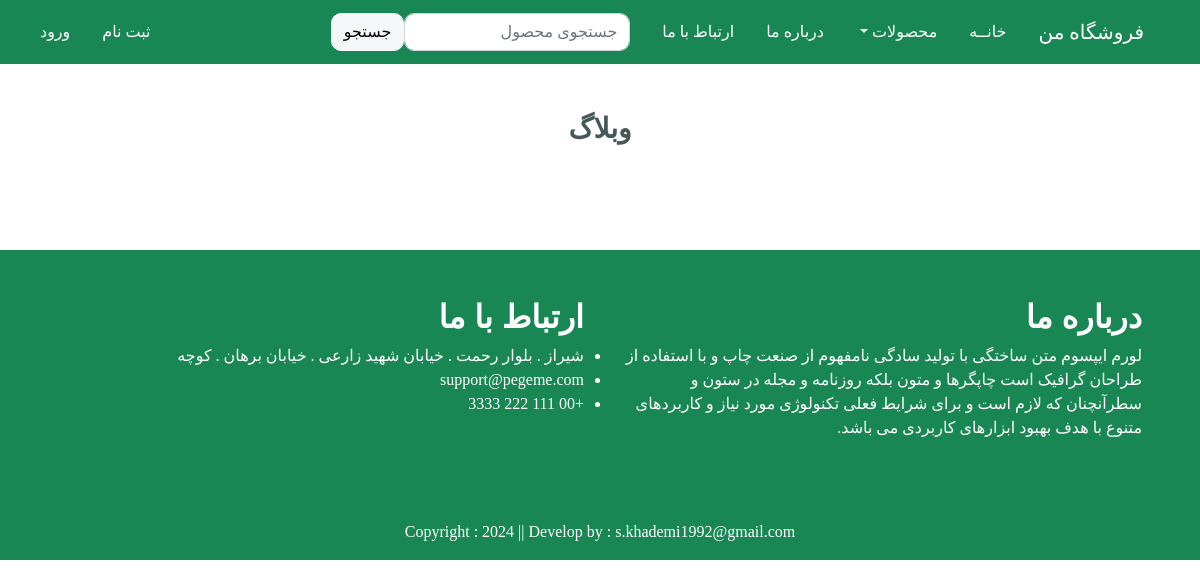
The page /blog/ on the database as committed earlier.
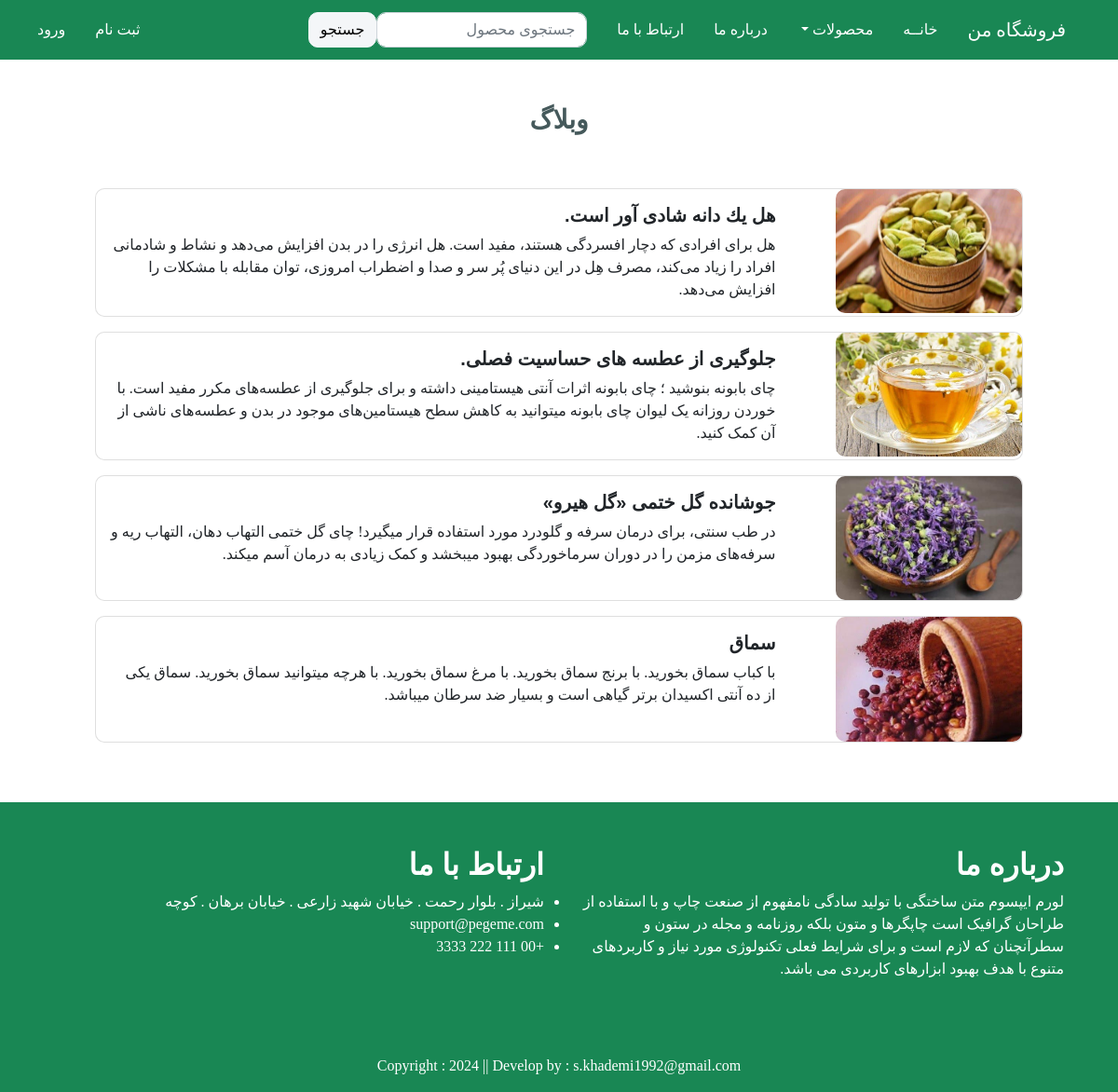
The same page on the database as committed later.
### app/models.py (models this page shows, shortened)
class BlogPost(models.Model):
    title = models.CharField(max_length=100)
    description = models.TextField()
    image = models.ImageField(upload_to='blog')

### app/views.py (the view)
# urls.py: path('blog/', views.blog, name='blog'),
def blog(request):
    blog_post = BlogPost.objects.all()
    totalitem = 0
    wishitem = 0
    if request.user.is_authenticated:
        totalitem = len(Cart.objects.filter(user=request.user))
        wishitem = len(Wishlist.objects.filter(user=request.user))
    return render(request, 'app/blog.html', locals())

### app/templates/app/blog.html (shortened to what this page needs)
{% extends 'app/base.html' %}
{% load static %}
{% block main-content %}
<div class="titles container text-center py-5">
    <h3>وبلاگ</h3>
</div>
<div class="pb-5">
    <div class="container">
            {% for blog_post in blog_post %}
                <div class="card mb-3 mx-5">
                    <div class="row g-0">
                        <div class="col-md-3">
                            <img src="{{ blog_post.image.url }}" class="img-fluid rounded" alt="..." style="max-width: 200px;">
                        </div>
                        <div class="col-md-9">
                            <div class="card-body">
                                <h5 class="card-title">{{ blog_post.title }}</h5>
                                <p class="card-text">{{ blog_post.description }}</p>
                            </div>
                        </div>
                    </div>
                </div>
            {% endfor %}
    </div>
</div>
{% endblock main-content %}

### app/templates/app/base.html (shortened to what this page needs)
<!DOCTYPE html>
{% load static %}
<html lang="fa" dir="rtl">
<head>
    <link href="https://cdn.jsdelivr.net/npm/bootstrap@5.3.3/dist/css/bootstrap.min.css" rel="stylesheet">
    <link rel="stylesheet" href="{% static 'app/css/all.min.css' %}">
    <link rel="stylesheet" href="{% static 'app/css/owl.carousel.min.css' %}">
    <link rel="stylesheet" href="{% static 'app/css/style.css' %}">
    <link rel="stylesheet" href="{% static 'app/css/font-awesome.min.css' %}">
    <link rel="stylesheet" href="{% static 'app/css/responsive.css' %}">
    <link rel="stylesheet" href="{% static 'app/css/bootstrap.min.css' %}">
</head>
<body class="font" dir="rtl">
    <nav class="navbar sticky-top navbar-expand-lg navbar-dark bg-success">
        <div class="container-fluid my-1">
            <a class="navbar-brand px-3" href="{% url 'home' %}">فروشگاه من</a>
            <div class="collapse navbar-collapse justify-content-between" style="direction: rtl" id="navbarSupportedContent">
                <ul class="navbar-nav mb-2 mb-lg-0">
                    <li class="nav-item mx-2">
                        <a class="nav-link active" aria-current="page" href="{% url 'home' %}">خانــه</a>
                    </li>
                    <li class="nav-item dropdown mx-2">
                        <a class="nav-link dropdown-toggle text-white" href="#" role="button" data-bs-toggle="dropdown" aria-expanded="false">محصولات </a>
                    </li>
                    <li class="nav-item mx-2">
                        <a class="nav-link text-white" href="{% url 'about' %}">درباره ما</a>
                    </li>
                    <li class="nav-item mx-2">
                        <a class="nav-link text-white" href="{% url 'contact' %}">ارتباط با ما</a>
                    </li>
                </ul>
                <form class="d-flex mx-2" role="search" action="/search">
                    <input class="form-control me-2" type="search" placeholder="جستجوی محصول" name="search" aria-label="Search">
                    <button class="btn btn-light" type="submit">جستجو</button>
                </form>
                <ul class="navbar-nav d-flex me-auto mb-2 mb-lg-0">
                    {% if user.is_authenticated %}
                    <li class="nav-item dropdown mx-2">
                        <a class="nav-link dropdown-toggle text-white" href="#" id="profileDropdown" role="button" data-bs-toggle="dropdown" aria-expanded="false">{{ request.user.username }} </a>
                        <ul class="dropdown-menu text-end" aria-labelledby="profileDropdown">
                            <li><a class="dropdown-item" href="{% url 'profile' %}">صفحه کاربری</a></li>
                            <li><a class="dropdown-item" href="#">سفارشات</a></li>
                            <li><a class="dropdown-item" href="{% url 'passwordchange' %}">تغییر رمز عبور</a></li>
                            <li><hr class="dropdown-divider"></li>
                            <li><a class="dropdown-item" href="{% url 'logout' %}">خروج</a></li>
                        </ul>
                    </li>
                    <li class="nav-item">
                        <a href="{% url 'showwishlist' %}" class="nav-link text-white"><i class="fa fa-heart"></i><span class="badge bg-danger">{% if wishitem > 0 %} {{ wishitem }} {% endif %}</span></a>
                    </li>
                    <li class="nav-item mx-2">
                        <a href="{% url 'showcart' %}" class="nav-link text-white"><i class="fa fa-shopping-cart"></i><span class="badge bg-danger">{% if totalitem > 0 %} {{ totalitem }} {% endif %}</span></a>
                    </li>
                    {% else %}
                    <li class="nav-item mx-2">
                        <a href="{% url 'customerregistration' %}" class="nav-link text-white">ثبت نام</a>
                    </li>
                    <li class="nav-item mx-2">
                        <a href="{% url 'login' %}" class="nav-link text-white">ورود</a>
                    </li>
                    {% endif %}
                </ul>
            </div>
        </div>
    </nav>
{% block main-content %}{% endblock main-content %}
	<div class="text-white bg-success py-5">
		<div class="container">
			<div class="row">
				<div class="col-lg-6 col-md-6 px-3">
					<div class="about-widget">
						<h2 class="fs-sm-1 text-white">درباره ما</h2>
						<p>
                            لورم ایپسوم متن ساختگی با تولید سادگی نامفهوم از صنعت چاپ و با استفاده از طراحان گرافیک است چاپگرها و متون بلکه روزنامه و مجله در ستون و سطرآنچنان که لازم است و برای شرایط فعلی تکنولوژی مورد نیاز و کاربردهای متنوع با هدف بهبود ابزارهای کاربردی می باشد.
                        </p>
					</div>
				</div>
				<div class="col-lg-6 col-md-6 px-3">
					<div class="footer-box get-in-touch">
						<h2 class="widget-title text-white">ارتباط با ما</h2>
						<ul>
							<li>شیراز . بلوار رحمت . خیابان شهید زارعی . خیابان برهان . کوچه</li>
							<li>support@pegeme.com</li>
							<li>+00 111 222 3333</li>
						</ul>
					</div>
				</div>
			</div>
		</div>
	</div>
    <footer class="py-3 bg-success col-lg-12 col-md-12">
        <div class="container">
            <p class="m-0 text-center text-white">Copyright : 2024 || Develop by : s.khademi1992@gmail.com</p>
        </div>
    </footer>
</body>
</html>

### app/static/app/css/style.css (style rules this page uses)
* { margin: 0; padding: 0; box-sizing: border-box; }
.font { font-family: font; }

### app/static/app/css/responsive.css (style rules this page uses)
@media only screen and (min-width: 1200px) { .caption1 h1, .titles { font-size: 50px; } }

Rows that differ between the two databases and show on the page:
added BlogPost: image (picture), title "هل يك دانه شادی ‌آور است.", description "هل برای افرادی که دچار افسردگی هستند، مفید است. هل انرژی‌ را در بدن افزایش می‌دهد و نشاط و شادمانی افراد را زیاد می‌کند، مصرف هِل در این دنیای پُر سر و صدا و اضطراب امروزی، توان مقابله با مشکلات را افزایش می‌دهد."
added BlogPost: image (picture), title "جلوگیری از عطسه های حساسیت فصلی.", description "چای بابونه بنوشید ؛ چای بابونه اثرات آنتی هیستامینی داشته و برای جلوگیری از عطسه‌های مکرر مفید است. با خوردن روزانه یک لیوان چای بابونه میتوانید به کاهش سطح هیستامین‌های موجود در بدن و عطسه‌های ناشی از آن کمک کنید."
added BlogPost: image (picture), title "جوشانده گل ختمی «گل هیرو»", description "در طب سنتی، برای درمان سرفه و گلودرد مورد استفاده قرار میگیرد! چای گل ختمی التهاب دهان، التهاب ریه و سرفه‌های مزمن را در دوران سرماخوردگی بهبود میبخشد و کمک زیادی به درمان آسم میکند."
added BlogPost: image (picture), title "سماق", description "با کباب سماق بخورید. با برنج سماق بخورید. با مرغ سماق بخورید. با هرچه میتوانید سماق بخورید. سماق یکی از ده آنتی اکسیدان برتر گیاهی است و بسيار ضد سرطان ميباشد."
